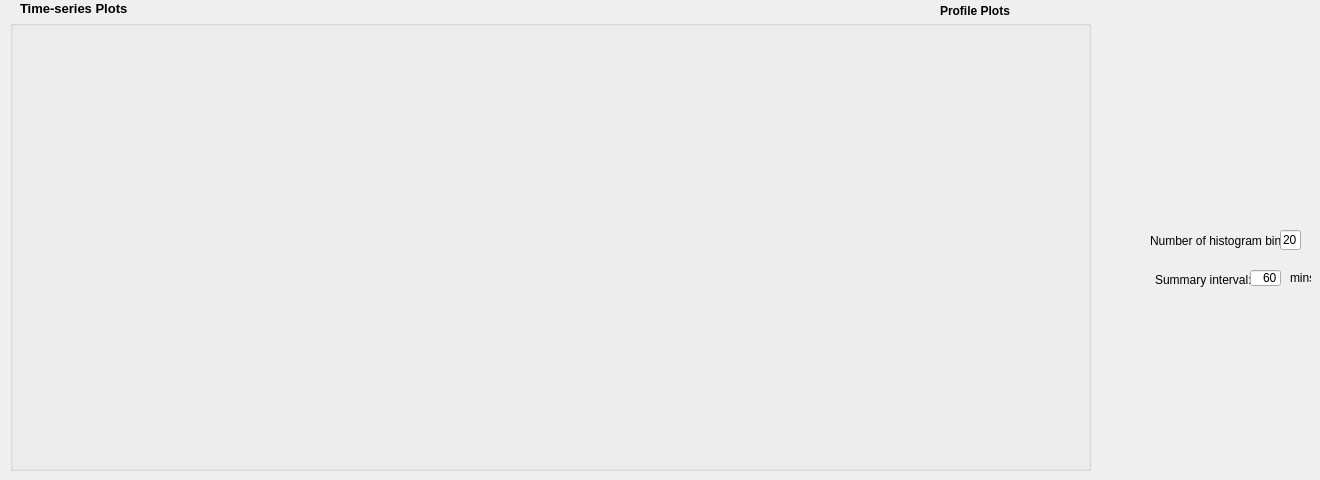
          <widget class="QWidget" name="tab_graphs">
           <attribute name="title">
            <string>Graphs</string>
           </attribute>
           <widget class="QGroupBox" name="groupBox_graphselect">
            <property name="geometry">
             <rect>
              <x>10</x>
              <y>20</y>
              <width>1081</width>
              <height>451</height>
             </rect>
            </property>
            <property name="title">
             <string/>
            </property>
           </widget>
           <widget class="QLabel" name="alabel_timeseries">
            <property name="geometry">
             <rect>
              <x>20</x>
              <y>0</y>
              <width>161</width>
              <height>16</height>
             </rect>
            </property>
            <property name="font">
             <font>
              <pointsize>10</pointsize>
              <weight>75</weight>
              <bold>true</bold>
             </font>
            </property>
            <property name="text">
             <string>Time-series Plots</string>
            </property>
           </widget>
           <widget class="QLabel" name="alabel_mins">
            <property name="geometry">
             <rect>
              <x>1290</x>
              <y>270</y>
              <width>21</width>
              <height>16</height>
             </rect>
            </property>
            <property name="text">
             <string>mins</string>
            </property>
           </widget>
           <widget class="QLabel" name="alabel_nbins">
            <property name="geometry">
             <rect>
              <x>1150</x>
              <y>230</y>
              <width>131</width>
              <height>21</height>
             </rect>
            </property>
            <property name="text">
             <string>Number of histogram bins</string>
            </property>
           </widget>
           <widget class="QLabel" name="alabel_summary_interval">
            <property name="geometry">
             <rect>
              <x>1155</x>
              <y>270</y>
              <width>101</width>
              <height>20</height>
             </rect>
            </property>
            <property name="text">
             <string>Summary interval:</string>
            </property>
           </widget>
           <widget class="QLineEdit" name="lineEdit_summary_interval">
            <property name="geometry">
             <rect>
              <x>1250</x>
              <y>270</y>
              <width>31</width>
              <height>16</height>
             </rect>
            </property>
            <property name="text">
             <string>60</string>
            </property>
            <property name="alignment">
             <set>Qt::AlignRight|Qt::AlignTrailing|Qt::AlignVCenter</set>
            </property>
           </widget>
           <widget class="QLineEdit" name="lineEdit_nhistobins">
            <property name="geometry">
             <rect>
              <x>1280</x>
              <y>230</y>
              <width>21</width>
              <height>20</height>
             </rect>
            </property>
            <property name="text">
             <string>20</string>
            </property>
           </widget>
           <widget class="QLabel" name="alabel_profileplots">
            <property name="geometry">
             <rect>
              <x>940</x>
              <y>0</y>
              <width>81</width>
              <height>21</height>
             </rect>
            </property>
            <property name="font">
             <font>
              <weight>75</weight>
              <bold>true</bold>
             </font>
            </property>
            <property name="text">
             <string>Profile Plots</string>
            </property>
           </widget>
          </widget>
